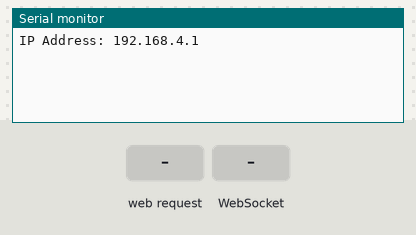
A sketch run on a simulated ESP8266 (NodeMCU). Parts: the last lines printed to the serial monitor. Inputs (shaded band) come from the test bench. Storage starts empty.

Above: at 1.2 s.
1.3 s: HTTP request GET / received
At 2.5 s:
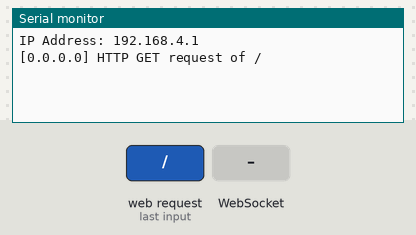
2.8 s: WebSocket text "1" received
At 3.9 s:
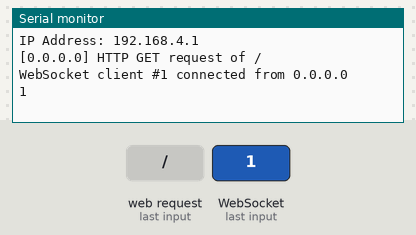
4.3 s: HTTP request GET /script.js received
At 5.0 s:
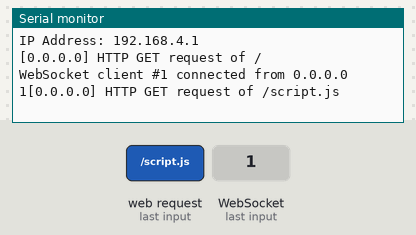

Measured:
- after the input at 1.3 s, the serial monitor: prints a new line at once (image 1)
- after the input at 2.8 s, the serial monitor: prints a new line at once (image 2)
- after the input at 4.3 s, the serial monitor: prints a new line at once (image 3)

The sketch:

NodeMCU.ino
```cpp
#include <FS.h>
#include <ESP8266WiFi.h>
#include <ESPAsyncTCP.h>
#include <ESPAsyncWebServer.h>

AsyncWebServer webServer(80);
AsyncWebSocket webSocket("/ws");

// Network Credentials
#define SSID "102210030"
#define PSWD "ducchung"


// JSON
#include <ArduinoJson.h>
StaticJsonDocument<200> json;
DeserializationError error;
String message;

/****************************************
 * Websocket Event Hander
 */
void onEvent(AsyncWebSocket *server, AsyncWebSocketClient *client, AwsEventType type, void *arg, uint8_t *data, size_t len) {
  switch (type) {
    case WS_EVT_CONNECT:
      Serial.printf("WebSocket client #%u connected from %s\n", client->id(), client->remoteIP().toString().c_str());
      break;

    case WS_EVT_DISCONNECT:
      Serial.printf("WebSocket client #%u disconnected\n", client->id());
      break;

    case WS_EVT_DATA:
      {
        AwsFrameInfo *info = (AwsFrameInfo *)arg;
        if (info->final && info->index == 0 && info->len == len && info->opcode == WS_TEXT) {
          data[len] = 0;
          error = deserializeJson(json, data);
          if (!error) {
            serializeJson(json, Serial);
          }
        }
      }
      break;

    case WS_EVT_PONG:
    case WS_EVT_ERROR:
      break;
  }
}

/****************************************
 * Main
 */
void setup() {
  Serial.begin(115200);
  // Make sure we can read the file system
  if (!SPIFFS.begin()) {
    Serial.println("Error mounting SPIFFS");
    while (1)
      ;
  }
  WiFi.softAP(SSID, PSWD);
  Serial.println();
  Serial.print("IP Address: ");
  Serial.println(WiFi.softAPIP());
  webServer.on("/", HTTP_GET, [](AsyncWebServerRequest *request) {
    IPAddress remote_ip = request->client()->remoteIP();
    Serial.println("[" + remote_ip.toString() + "] HTTP GET request of " + request->url());
    request->send(SPIFFS, "/index.html", "text/html");
  });
  webServer.on("/script.js", HTTP_GET, [](AsyncWebServerRequest *request) {
    IPAddress remote_ip = request->client()->remoteIP();
    Serial.println("[" + remote_ip.toString() + "] HTTP GET request of " + request->url());
    request->send(SPIFFS, "/script.js", "text/javascript");
  });
  webServer.onNotFound([](AsyncWebServerRequest *request) {
    IPAddress remote_ip = request->client()->remoteIP();
    Serial.println("[" + remote_ip.toString() + "] HTTP GET request of " + request->url());
    request->send(404, "text/plain", "NOT FOUND");
  });

  webSocket.onEvent(onEvent);
  webServer.addHandler(&webSocket);
  webServer.begin();
}

void loop() {
  if (Serial.available()) {
    error = deserializeJson(json, Serial);
    if (!error) {
      message = "";
      serializeJson(json, message);
      webSocket.textAll(message);
    }
  }

  webSocket.cleanupClients();
}
```
